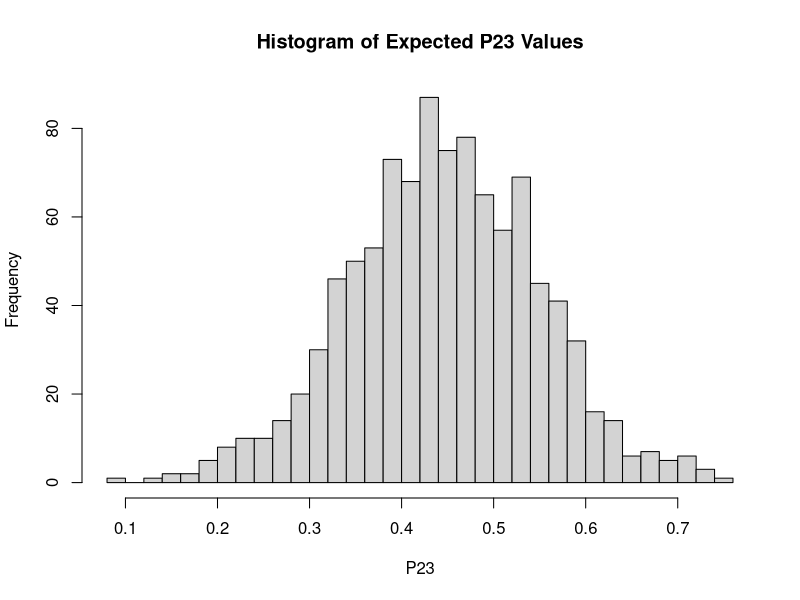
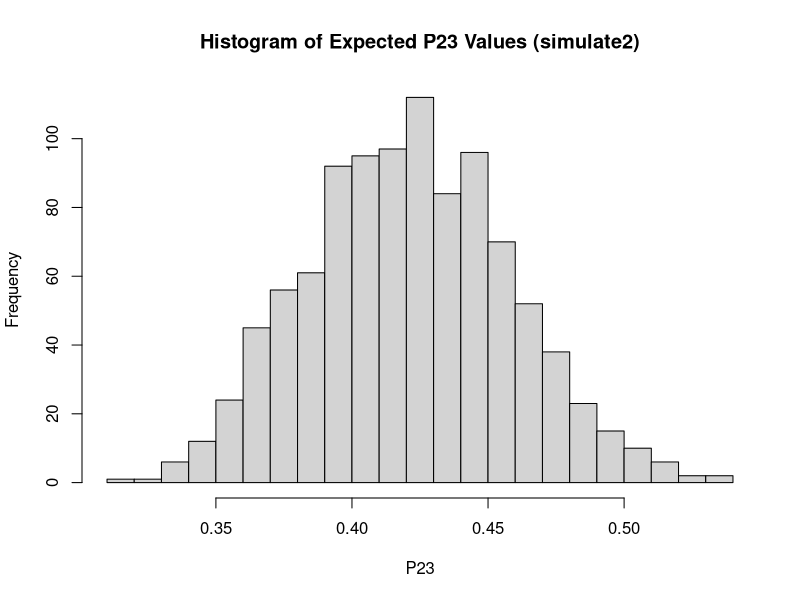
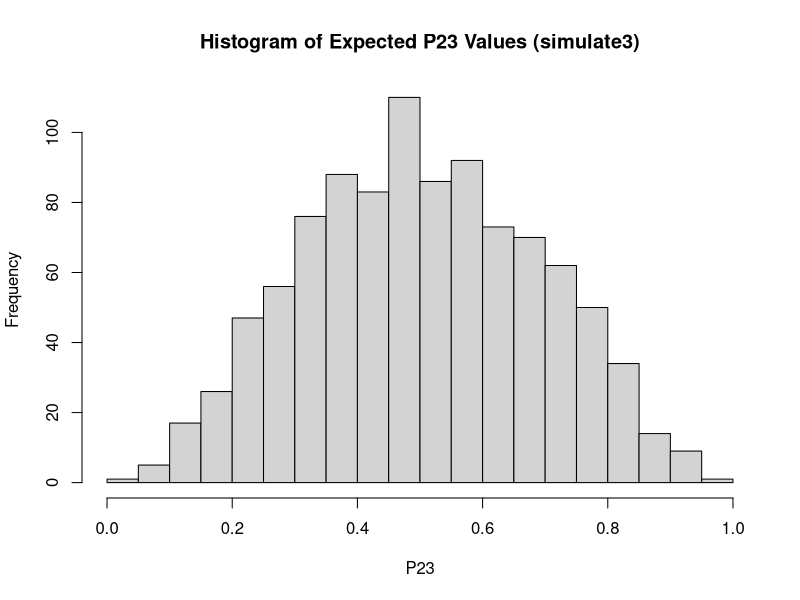

Source code (R) for these figures, in order:
simulate1 <- function() {
  initial_chain <- c(1, 2, 3, 2, 3, 1, 2, 1, 3, 2, 1, 3)
  transition_counts <- matrix(1, nrow = 3, ncol = 3)
  
  # Update counts with initial chain
  for (i in 1:(length(initial_chain) - 1)) {
    transition_counts[initial_chain[i], initial_chain[i + 1]] <- transition_counts[initial_chain[i], initial_chain[i + 1]] + 1
  }
  
  expected_transition_matrix <- apply(transition_counts, 1, function(row) row / sum(row))
  total_length <- 500
  current_state <- initial_chain[length(initial_chain)]
  
  # Simulate the rest of the chain
  for (i in (length(initial_chain) + 1):total_length) {
    transition_prob <- expected_transition_matrix[current_state, ]
    next_state <- sample(1:3, size = 1, prob = transition_prob)
    
    transition_counts[current_state, next_state] <- transition_counts[current_state, next_state] + 1
    expected_transition_matrix <- apply(transition_counts, 1, function(row) row / sum(row))
    current_state <- next_state
  }
  
  return(expected_transition_matrix)
}
simulate1()

# Function to extract P23 from the transition matrix
extract_P23 <- function(matrix) {
  return(matrix[2, 3])
}
P23_values <- replicate(1000, extract_P23(simulate1()))
hist(P23_values, main = "Histogram of Expected P23 Values", xlab = "P23", breaks = 30)


simulate2 <- function() {
  initial_chain <- c(1, 2, 3, 2, 3, 1, 2, 1, 3, 2, 1, 3)
  transition_counts <- matrix(1, nrow = 3, ncol = 3)
  
  # Update counts with initial chain
  for (i in 1:(length(initial_chain) - 1)) {
    transition_counts[initial_chain[i], initial_chain[i + 1]] <- transition_counts[initial_chain[i], initial_chain[i + 1]] + 1
  }
  
  initial_expected_matrix <- apply(transition_counts, 1, function(row) row / sum(row))
  total_length <- 500
  current_state <- initial_chain[length(initial_chain)]
  
  # Simulate the rest of the chain
  for (i in (length(initial_chain) + 1):total_length) {
    transition_prob <- initial_expected_matrix[current_state, ]
    
    next_state <- sample(1:3, size = 1, prob = transition_prob)
    transition_counts[current_state, next_state] <- transition_counts[current_state, next_state] + 1
    current_state <- next_state
  } 
  final_expected_matrix <- apply(transition_counts, 1, function(row) row / sum(row))
  
  return(final_expected_matrix)
}

simulate2()

P23_values_simulate2 <- replicate(1000, extract_P23(simulate2()))
hist(P23_values_simulate2, main = "Histogram of Expected P23 Values (simulate2)", xlab = "P23", breaks = 30)

# simulate1 uses a dynamic approach, where the expected transition matrix is updated at each step,
# reflecting the most recent data. This might lead to a more variable distribution as the 
# simulation can 'drift' based on early simulated values.

# simulate2, on the other hand, always uses the initial expected matrix for simulation, which is 
# based only on the observed data. This might result in a more stable or consistent distribution, 
# as the simulation is not influenced by the outcomes of previous simulations.

#install.packages("LearnBayes")
library(LearnBayes)

library(LearnBayes)

simulate3 <- function() {
  initial_chain <- c(1, 2, 3, 2, 3, 1, 2, 1, 3, 2, 1, 3)
  transition_counts <- matrix(1, nrow = 3, ncol = 3)
  
  # Update counts with initial chain
  for (i in 1:(length(initial_chain) - 1)) {
    transition_counts[initial_chain[i], initial_chain[i + 1]] <- transition_counts[initial_chain[i], initial_chain[i + 1]] + 1
  }
  
  # Parameters for the Dirichlet posterior for each row of P
  dirichlet_parameters <- list(c(1, 3, 3), c(3, 1, 3), c(2, 3, 1))
  
  sampled_transition_matrix <- t(sapply(dirichlet_parameters, rdirichlet, n = 1))
  total_length <- 500
  
  # Simulate the rest of the chain
  current_state <- initial_chain[length(initial_chain)]
  for (i in (length(initial_chain) + 1):total_length) {
    # Simulate the next state based on the sampled transition matrix
    transition_prob <- sampled_transition_matrix[current_state, ]
    
    next_state <- sample(1:3, size = 1, prob = transition_prob)
    transition_counts[current_state, next_state] <- transition_counts[current_state, next_state] + 1    
    current_state <- next_state
  }
  
  final_expected_matrix <- apply(transition_counts, 1, function(row) row / sum(row))  
  return(final_expected_matrix)
}

P23_values_simulate3 <- replicate(1000, extract_P23(simulate3()))
hist(P23_values_simulate3, main = "Histogram of Expected P23 Values (simulate3)", xlab = "P23", breaks = 30)
